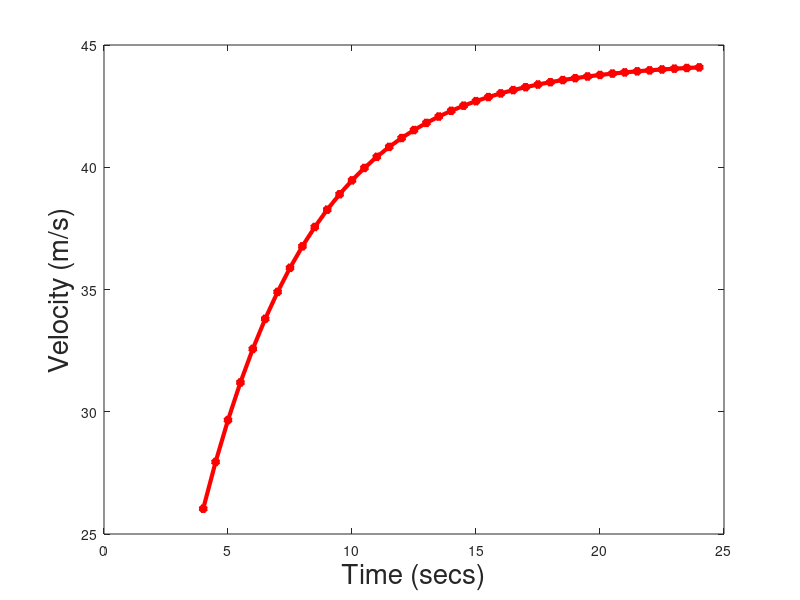
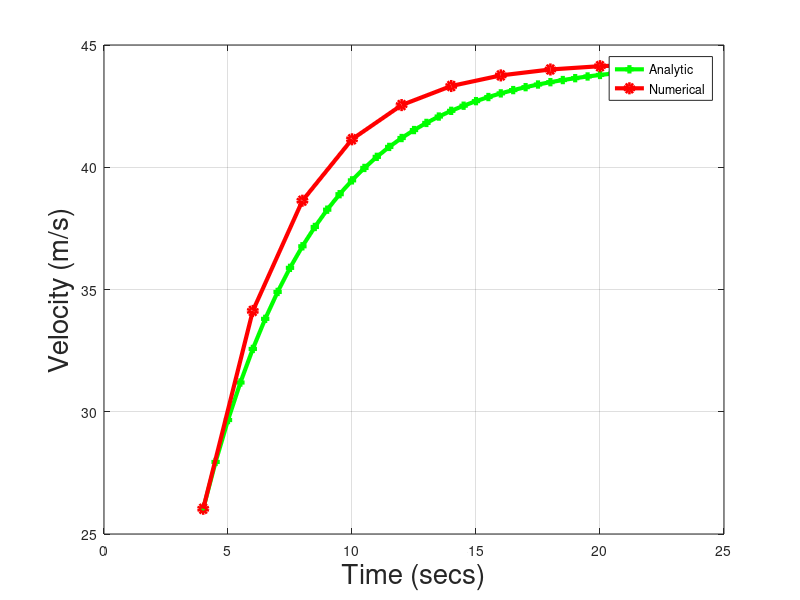

Here is the MATLAB script that generated these plots, in order: (Note: this script raises an error after producing the figures.)

% close all
% clear all
% You normally need these two lines, but in Matlab grader they break the reference solution

% Setting parameters
m = 70;    % mass of parachutist [kg]
g = 9.81;  % gravitational constant [m/s]
c = 15.5;  % drag coefficient [Ns/m]

% Create the vector (array, list) of time values 
delta_t = 0.5; % you have to change this
t = 4: delta_t : 24; % set your time vector here with a step of delta_t

% Task 1: Calculate the analytic velocity at each time stamp
analytic_velocity = ((m*g)/c)*(1 - exp(- (c*t)/m)); 

% The analytic results are plotted here
figure(1);
plot(t, analytic_velocity, 'r-*', 'linewidth', 3);
xlabel('Time (secs)', 'fontsize', 20);
ylabel('Velocity (m/s)', 'fontsize', 20);

% Task 2: Now use Euler's solution to do the same thing numerically
% First set the time step (h) for the solution
h = 2.0;
% and now the time vector for plotting the euler's solution
t_euler = (4 : h : 24); % you have to change this
% Then set up N (the number of time values at which you wish to calculate the solution)
N = length(t_euler);
% Set a constant for convenience
drag_const = c / m; 
% Now initialise the numerical solution itself
numerical_solution = zeros(size(t_euler));
% Set up the initial condition in the solution
% At t = 4, the velocity is assumed to be the same as the analytic_velocity at that time
numerical_solution(1) = analytic_velocity(1);  %hence change this to the right intial velocity

% Now calculate the numerical_solution at each timestamp k
% You can use either a for-loop or a while-loop but a for-loop makes more sense here
% Insert your code here
for k = 2:N
    numerical_solution(k) = numerical_solution(k-1) + (g - (drag_const*numerical_solution(k-1)))*h;
end

% Task 3: Now plot the two solutions on the same plot
figure(2);
handle = plot(t, analytic_velocity, 'g-+', t_euler, numerical_solution, 'r-o');
grid on;
% Now sort out linewidths and label your axes here .. you'll have to change this
set(handle,'linewidth', 3.0);
xlabel('Time (secs)', 'fontsize', 20);
ylabel('Velocity (m/s)', 'fontsize', 20);
legend('Analytic', 'Numerical');
% And don't forget the legend! Use ">>help legend" in Matlab to see how to use it.

% Task 4: Calculate the mean abs difference between t = 4 and 14 secs inclusive
% you need to calculate the differences at the timestamps in t_euler between that interval
% as an example, if you want to calculate the mean absolute error between two vectors v1 and v2 of the same length
% e = abs(v1 - v2) gives you the error and mean(abs(e)) generates the mean abs error.
% Insert your calculation here
absolute_value = abs(analytic_velocity(4 : 14) - numerical_solution(4 : 14));
modelling_error = mean(absolute_value); % you have to change this 
fprintf(' The MAE over t = 4:24 secs is %f\n', modelling_error);
